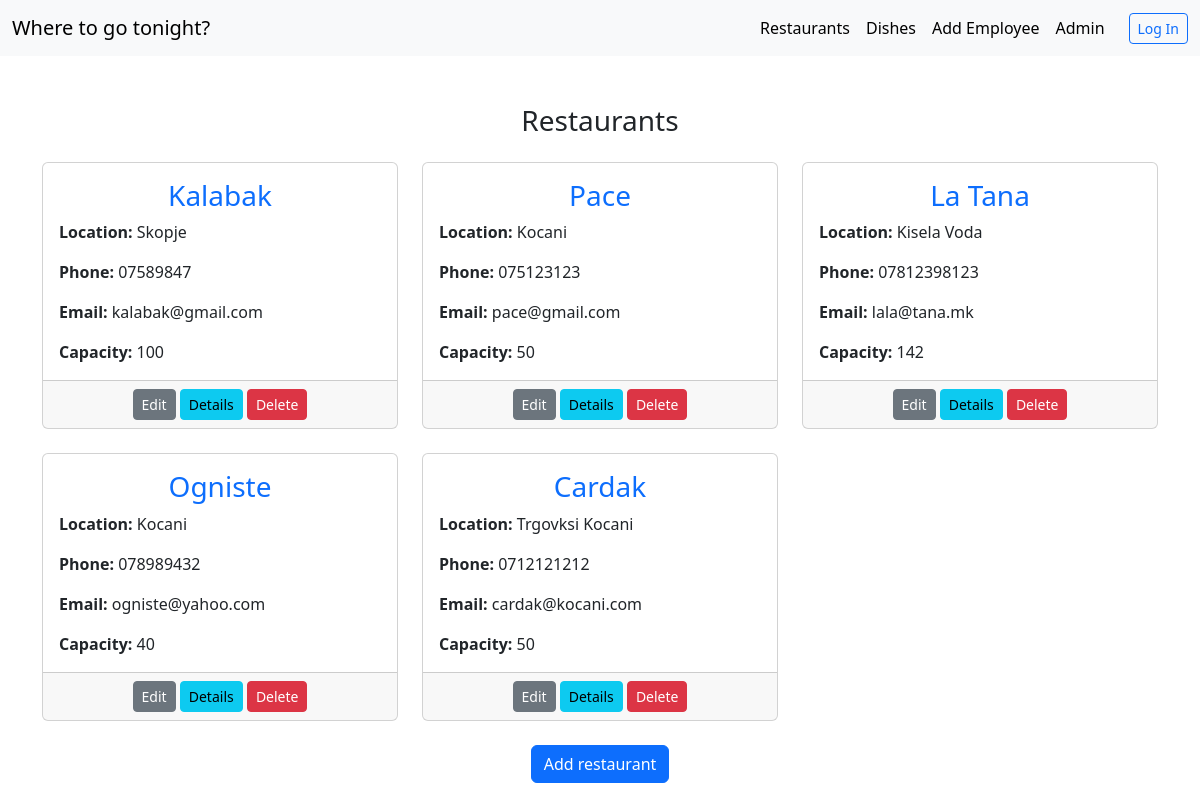
The page /restaurants/ on the database its author committed.
### restapp/models.py (models this page shows, shortened)
class Restaurant(models.Model):
    name = models.CharField(max_length=30)
    address = models.CharField(max_length=30)
    phone = models.CharField(max_length=30)
    email = models.EmailField()
    capacity = models.IntegerField()

### restapp/views.py (the view)
# urls.py: path('restaurants/', restaurants, name="restaurants"),
def restaurants(request):
    restaurants = Restaurant.objects.all()
    return render(request, "restaurants.html", {"restaurants": restaurants, "new_var": 1})

### restapp/templates/restaurants.html
{% extends "base.html" %}
{% block content %}
    <div class="container mt-5">
        <h3 class="text-center mb-4">Restaurants</h3>
        <div class="row">
            {% for r in restaurants %}
                <div class="col-md-4 mb-4">
                    <div class="card h-100">
                        <div class="card-body">
                            <h3 class="card-title text-primary  text-center">{{ r.name }}</h3>
                            <p class="card-text"><strong>Location: </strong>{{ r.address }}</p>
                            <p class="card-text"><strong>Phone: </strong>{{ r.phone }}</p>
                            <p class="card-text"><strong>Email: </strong>{{ r.email }}</p>
                            <p class="card-text">
                                {% if r.capacity > 10 %}
                                    <strong>Capacity: </strong>{{ r.capacity }}
                                {% else %}
                                    <p>No capacity.</p>
                                {% endif %}
                            </p>
                        </div>
                        <div class="card-footer text-center">
                            <a href="{% url 'edit restaurant' r.id %}" class="btn btn-secondary btn-sm">Edit</a>
                            <a href="{% url 'restaurant details' r.id %}" class="btn btn-info btn-sm">Details</a>
                            <a href="{% url 'delete restaurant' r.id %}" class="btn btn-danger btn-sm">Delete</a>
                        </div>
                    </div>
                </div>
            {% endfor %}
        </div>
        <div class="text-center mb-3">
            <a href="{% url 'Add restaurant' %}" class="btn btn-primary">Add restaurant</a>
        </div>
    </div>
{% endblock %}

### rows shown on the page
Restaurant: name "Kalabak", address "Skopje", phone "07589847", email "kalabak@gmail.com", capacity "100"
Restaurant: name "Pace", address "Kocani", phone "075123123", email "pace@gmail.com", capacity "50"
Restaurant: name "La Tana", address "Kisela Voda", phone "07812398123", email "lala@tana.mk", capacity "142"
Restaurant: name "Ogniste", address "Kocani", phone "078989432", email "ogniste@yahoo.com", capacity "40"
Restaurant: name "Cardak", address "Trgovksi Kocani", phone "0712121212", email "cardak@kocani.com", capacity "50"
